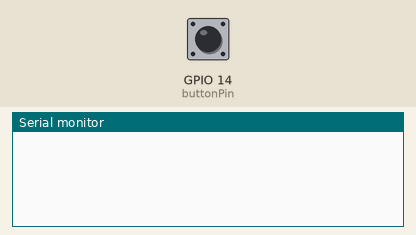
This sketch was run on a simulated ESP32. On the bench: the last lines printed to the serial monitor. The inputs (shaded band) are chosen by the test bench; at power-on: GPIO 14 (buttonPin) HIGH.

Above: at 1.2 s.
1.3 s: GPIO 14 (buttonPin) pulled LOW for 0.15 s
At 2.6 s:
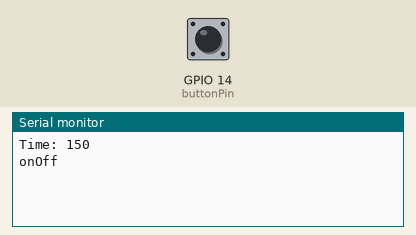
2.9 s: GPIO 14 (buttonPin) pulled LOW for 3.2 s
At 6.8 s:
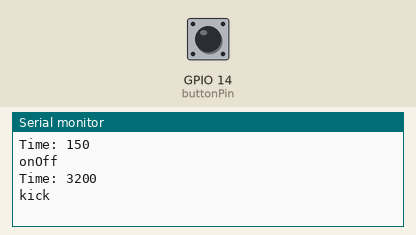
7.6 s: GPIO 14 (buttonPin) pulled LOW for 1 s
At 9.9 s:
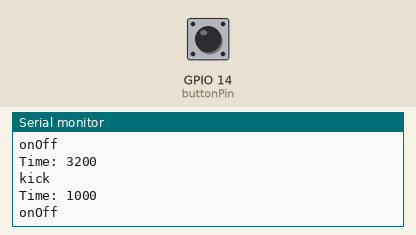

The sketch:

buttonCode.ino
```cpp
byte buttonPin = 14;
uint32_t buttonTimer;
uint32_t buttonTimer2;
uint32_t buttonTime;


void setup() {
  Serial.begin(115200);
  buttonSetup();
}

void loop() {
  button();
//  Serial.println();
}

void button() {

//  Serial.println(digitalRead(buttonPin));

  if (!digitalRead(buttonPin)) {
    buttonTimer  = millis();
//    Serial.print("0");

//    Serial.print("\tbuttonTimer: ");
//    Serial.print(buttonTimer);
//    Serial.print("\tbuttonTimer: ");
//    Serial.print(buttonTimer2);
  }
  else {
//    Serial.print("1");

//    Serial.print("\tbuttonTimer: ");
//    Serial.print(buttonTimer);
//    Serial.print("\tbuttonTimer: ");
//    Serial.print(buttonTimer2);
    if (buttonTimer  > buttonTimer2 ) buttonPressed();
    buttonTimer2  = millis();
  }
}

void buttonSetup() {
  pinMode(buttonPin , INPUT_PULLUP);
}

void buttonPressed() {
  buttonTime  = buttonTimer  - buttonTimer2 ;
  Serial.print("Time: ");
  Serial.println(buttonTime);
  if (buttonTime  > 50 && buttonTime  <= 1000) onOff();
  else if (buttonTime  > 1000 && buttonTime  <= 3000) calibrate();
  else if (buttonTime  > 3000) kick();
}

void onOff() {
  Serial.print("onOff\n");
}

void calibrate() {
  Serial.print("calibrate\n");
}

void kick() {
  Serial.print("kick\n");
}
```

Measured:
- after the input at 1.3 s, the serial monitor: prints a new line after 0.15 s (image 1)
- after the input at 2.9 s, the serial monitor: prints a new line after 3.2 s (image 2)
- after the input at 7.6 s, the serial monitor: prints a new line after 1.0 s (image 3)
